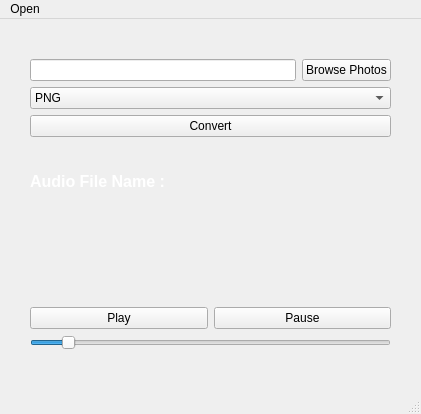
<?xml version="1.0" encoding="UTF-8"?>
<ui version="4.0">
 <class>MainWindow</class>
 <widget class="QMainWindow" name="MainWindow">
  <property name="geometry">
   <rect>
    <x>0</x>
    <y>0</y>
    <width>421</width>
    <height>414</height>
   </rect>
  </property>
  <property name="windowTitle">
   <string>MainWindow</string>
  </property>
  <widget class="QWidget" name="centralwidget">
   <widget class="QWidget" name="layoutWidget">
    <property name="geometry">
     <rect>
      <x>30</x>
      <y>40</y>
      <width>361</width>
      <height>291</height>
     </rect>
    </property>
    <layout class="QVBoxLayout" name="verticalLayout_4">
     <item>
      <layout class="QVBoxLayout" name="verticalLayout_2">
       <item>
        <layout class="QHBoxLayout" name="horizontalLayout_2">
         <item>
          <widget class="QLineEdit" name="lineEdit"/>
         </item>
         <item>
          <layout class="QHBoxLayout" name="horizontalLayout">
           <item>
            <widget class="QPushButton" name="pushButton">
             <property name="text">
              <string>Browse Photos</string>
             </property>
            </widget>
           </item>
          </layout>
         </item>
        </layout>
       </item>
       <item>
        <layout class="QVBoxLayout" name="verticalLayout">
         <item>
          <widget class="QComboBox" name="comboBox">
           <item>
            <property name="text">
             <string>PNG</string>
            </property>
           </item>
           <item>
            <property name="text">
             <string>JPG</string>
            </property>
           </item>
           <item>
            <property name="text">
             <string>JPEG</string>
            </property>
           </item>
           <item>
            <property name="text">
             <string>BMP</string>
            </property>
           </item>
           <item>
            <property name="text">
             <string>PDF</string>
            </property>
           </item>
          </widget>
         </item>
         <item>
          <widget class="QPushButton" name="pushButton_2">
           <property name="text">
            <string>Convert</string>
           </property>
          </widget>
         </item>
        </layout>
       </item>
      </layout>
     </item>
     <item>
      <layout class="QVBoxLayout" name="verticalLayout_3">
       <item>
        <layout class="QHBoxLayout" name="horizontalLayout_3">
         <item>
          <widget class="QLabel" name="label">
           <property name="font">
            <font>
             <pointsize>12</pointsize>
             <bold>true</bold>
            </font>
           </property>
           <property name="styleSheet">
            <string notr="true">color: rgb(255, 255, 255);</string>
           </property>
           <property name="text">
            <string>Audio File Name :</string>
           </property>
          </widget>
         </item>
        </layout>
       </item>
       <item>
        <widget class="QLabel" name="label_2">
         <property name="font">
          <font>
           <pointsize>12</pointsize>
           <bold>true</bold>
          </font>
         </property>
         <property name="styleSheet">
          <string notr="true">color: rgb(255, 255, 255);</string>
         </property>
         <property name="text">
          <string/>
         </property>
        </widget>
       </item>
       <item>
        <layout class="QHBoxLayout" name="horizontalLayout_4">
         <item>
          <widget class="QPushButton" name="pushButton_3">
           <property name="text">
            <string>Play</string>
           </property>
          </widget>
         </item>
         <item>
          <widget class="QPushButton" name="pushButton_4">
           <property name="text">
            <string>Pause</string>
           </property>
          </widget>
         </item>
        </layout>
       </item>
       <item>
        <widget class="QSlider" name="horizontalSlider">
         <property name="font">
          <font>
           <pointsize>9</pointsize>
           <bold>false</bold>
          </font>
         </property>
         <property name="minimum">
          <number>1</number>
         </property>
         <property name="maximum">
          <number>100</number>
         </property>
         <property name="value">
          <number>10</number>
         </property>
         <property name="orientation">
          <enum>Qt::Horizontal</enum>
         </property>
        </widget>
       </item>
      </layout>
     </item>
    </layout>
   </widget>
   <widget class="QLabel" name="label_3">
    <property name="geometry">
     <rect>
      <x>-60</x>
      <y>-40</y>
      <width>511</width>
      <height>451</height>
     </rect>
    </property>
    <property name="styleSheet">
     <string notr="true">image: url(:/new/prefix2/carbon.jpg);</string>
    </property>
    <property name="text">
     <string/>
    </property>
   </widget>
   <zorder>label_3</zorder>
   <zorder>layoutWidget</zorder>
  </widget>
  <widget class="QMenuBar" name="menubar">
   <property name="geometry">
    <rect>
     <x>0</x>
     <y>0</y>
     <width>421</width>
     <height>21</height>
    </rect>
   </property>
   <widget class="QMenu" name="menuOpen">
    <property name="title">
     <string>Open</string>
    </property>
    <addaction name="actionMp3_File"/>
    <addaction name="actionPhotos"/>
   </widget>
   <addaction name="menuOpen"/>
  </widget>
  <widget class="QStatusBar" name="statusbar"/>
  <action name="actionMp3_File">
   <property name="text">
    <string>Browse Mp3</string>
   </property>
  </action>
  <action name="actionPhotos">
   <property name="text">
    <string>Browse Photos</string>
   </property>
  </action>
 </widget>
 <resources/>
 <connections/>
</ui>
